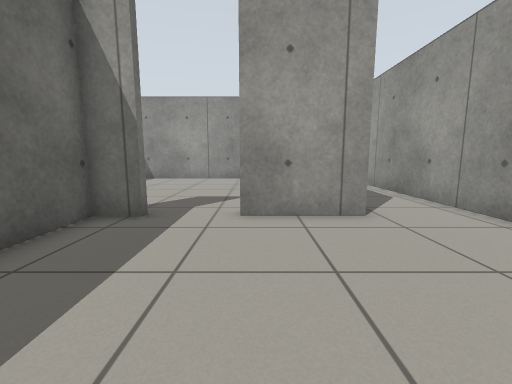
View 1 (above)

19 first-person views from a walk through a world built for the Gazebo simulator. The camera is 0.71 m above the floor, tilts 8° down and sees 90° across. The floor is counted in squares, 0.5 m on a side. Each view is taken from the middle of a square. On the plan, view 1 faces up. The plan holds only what a view shows up to about 13 squares ahead; the rest is blank.

View 2
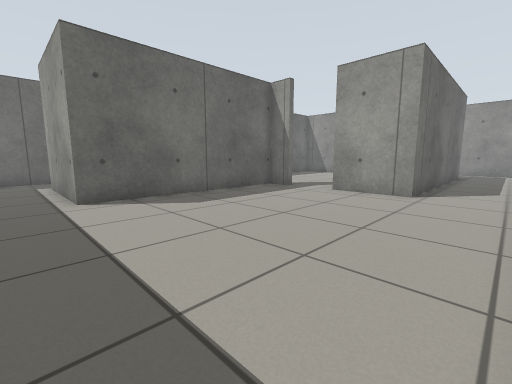

View 3
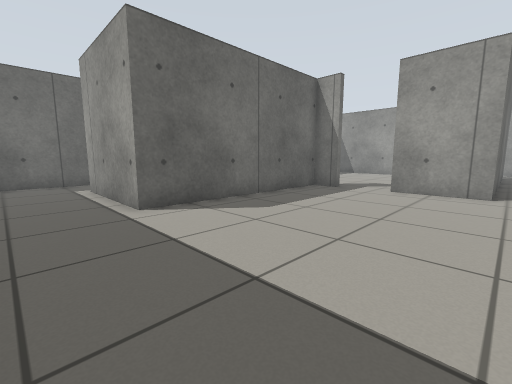

View 4
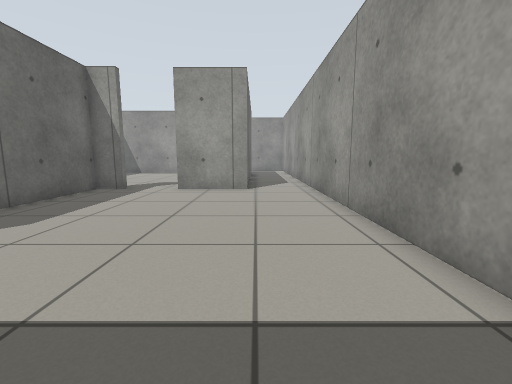

View 5
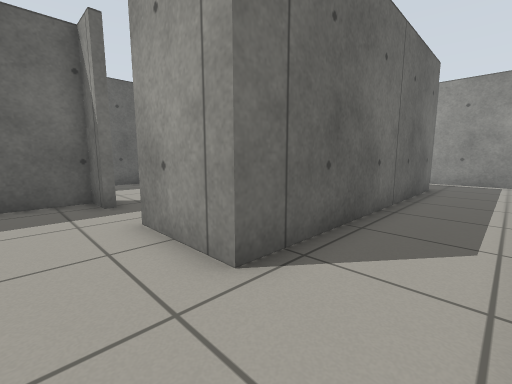

View 6
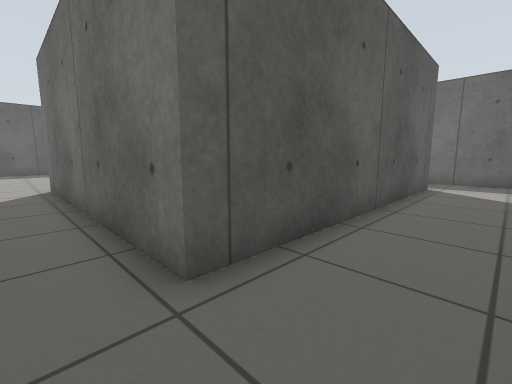

View 7
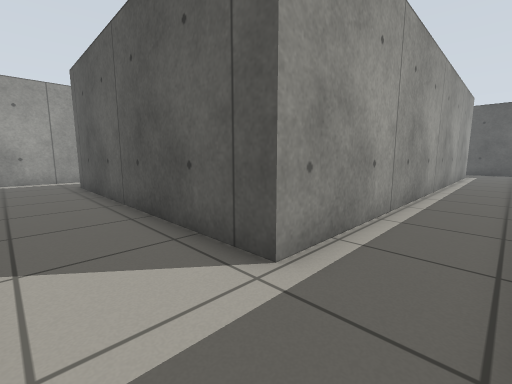

View 8
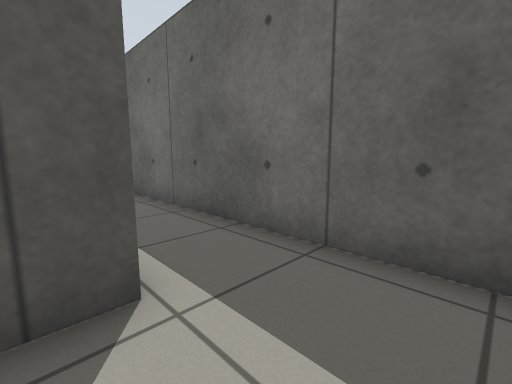

View 9
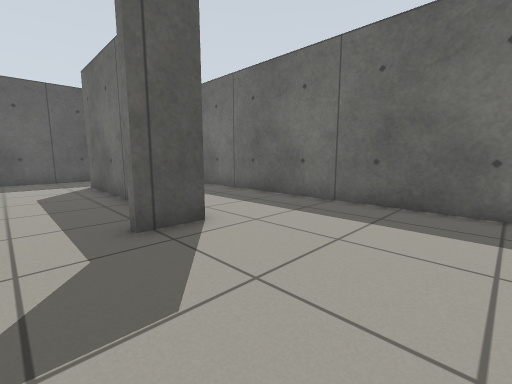

View 10
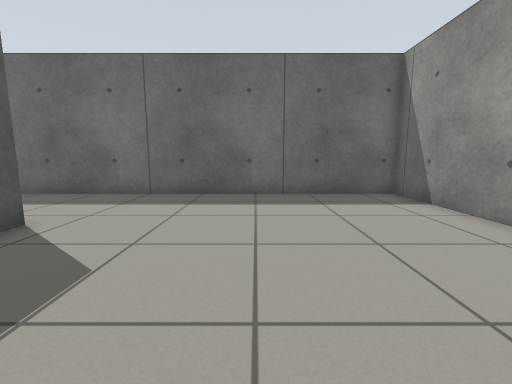

View 11
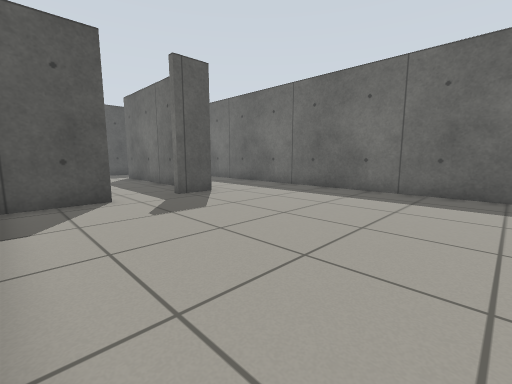

View 12
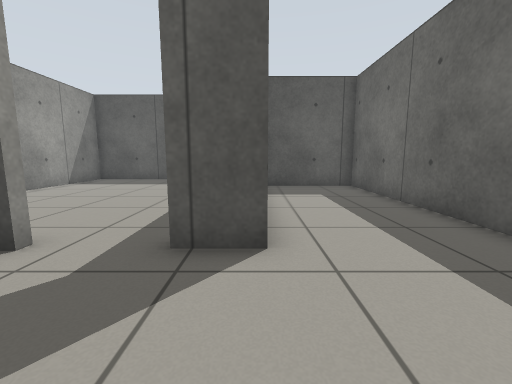

View 13
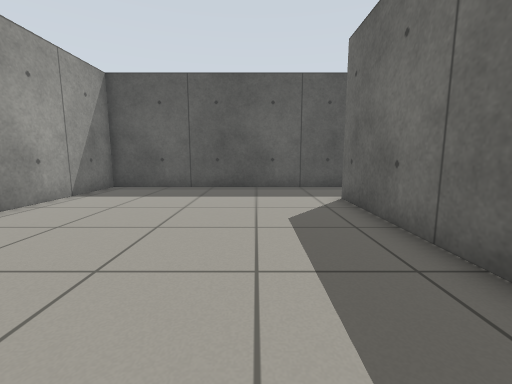

View 14
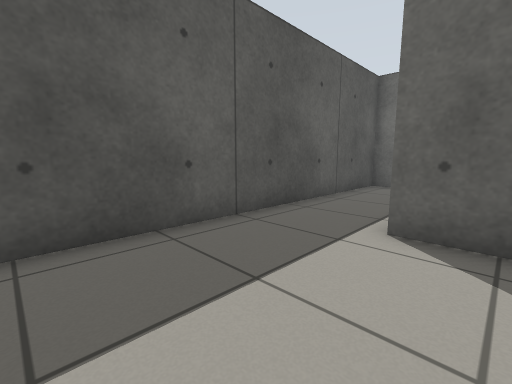

View 15
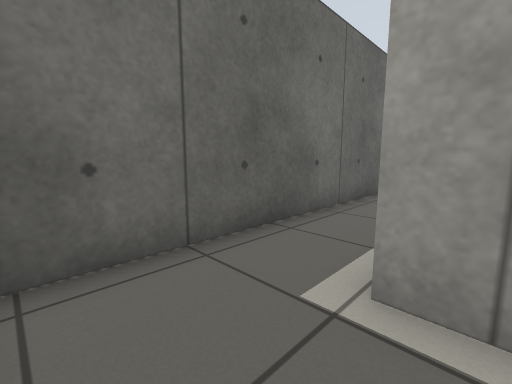

View 16
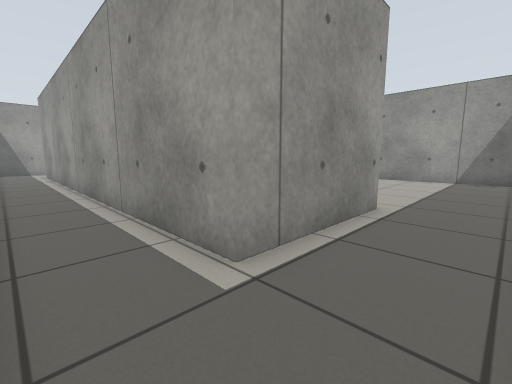

View 17
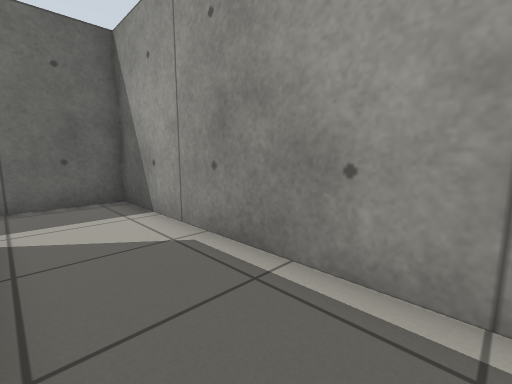

View 18
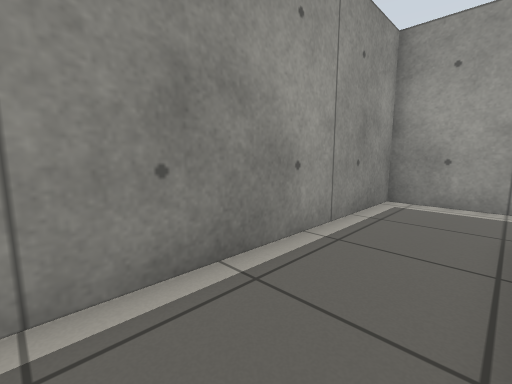

View 19
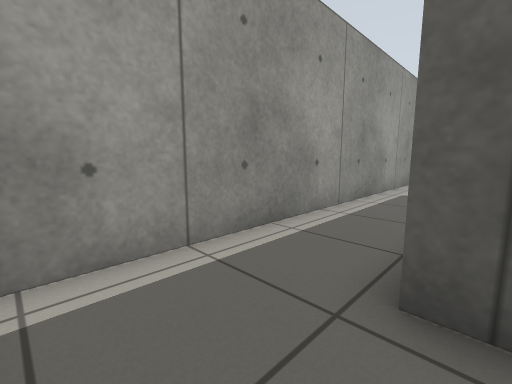

### Floor plan
Ten units are one square. View 1 is at (0, 0); x grows to the right and y downward. Boxes are objects, and circles mark ways between rooms. Rooms are numbered by the first view taken in them; rooms with no view inside come last. Other rooms are left out.
<svg viewBox="-120 -202 180 264">
<path fill="none" stroke="#000" d="M-26 -60 -39 -60 -39 25 -89 25 -89 -165 26 -165 26 -60 -4 -60M-115 -52 -115 57 55 57 55 -197 -115 -197 -115 -89M-42 -62 -26 -62M-5 -62 21 -62M-40 -162 -86 -162 -86 22 -45 22"/>
<circle cx="-15" cy="-60" r="3" fill="#2a7"/>
<text x="-20" y="-60">1</text>
<text x="-40" y="-90">2</text>
</svg>
Room 1 opens to room 2.

Where each view was taken, in squares from view 1:
view 1: 0 up, 0 right, facing up
view 2: 4 down, 5 right, facing up-left
view 3: 5 down, 3 right, facing up-left
view 4: 5 down, 3 right, facing up
view 5: 4 up, 5 right, facing up-left
view 6: 19 up, 4 right, facing down-left
view 7: 19 up, 11 left, facing down-right
view 8: 19 up, 8 left, facing down-left
view 9: 11 up, 1 left, facing down-left
view 10: 11 up, 1 right, facing left
view 11: 15 up, 2 right, facing down-left
view 12: 10 up, 4 left, facing down
view 13: 6 up, 1 left, facing down
view 14: 1 down, 1 right, facing down-left
view 15: 5 down, 8 left, facing up-left
view 16: 5 down, 11 left, facing up-right
view 17: 17 up, 3 left, facing up-left
view 18: 17 up, 3 left, facing up-right
view 19: 19 up, 2 right, facing down-right
